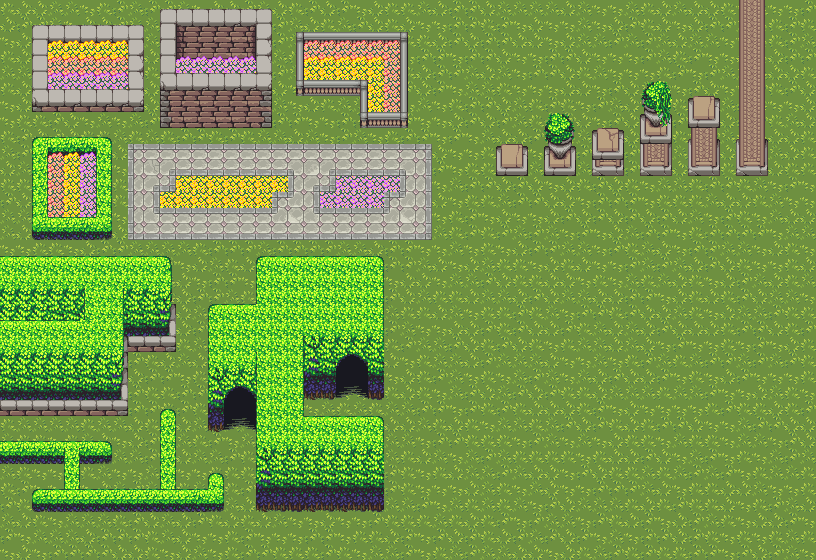

Rendered tile map (Tiled .tmx) drawn with the repository's tilesets; below, a short description and the map source with its tile grids summarised:
An orthogonal 51x35 tile map with 16x16 px tiles, 3 tile layers (Tile Layer 1, Tile Layer 2, Tile Layer 3), 2 tilesets.

<map version="1.4" tiledversion="2021.01.13" orientation="orthogonal" renderorder="right-down" width="51" height="35" tilewidth="16" tileheight="16" infinite="0" nextlayerid="4" nextobjectid="1">
 <tileset firstgid="1" source="royal garden.tsx" />
 <tileset firstgid="351" source="bonus summer grass and dirt.tsx" />
 <layer id="1" name="Tile Layer 1" width="51" height="35">
  <data>[1785 cells, 1785 non-empty, 84 distinct tile ids]</data>
 </layer>
 <layer id="2" name="Tile Layer 2" width="51" height="35">
  <data>[1785 cells, 220 non-empty, 57 distinct tile ids]</data>
 </layer>
 <layer id="3" name="Tile Layer 3" width="51" height="35">
  <data>[1785 cells, 3 non-empty, 3 distinct tile ids]</data>
 </layer>
</map>
